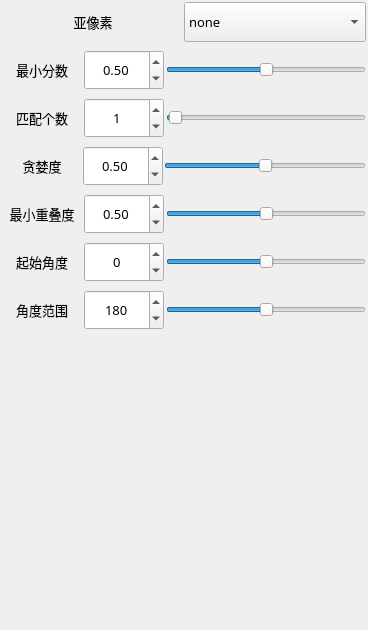
       <widget class="QWidget" name="tab_2">
        <attribute name="title">
         <string>匹配参数</string>
        </attribute>
        <layout class="QVBoxLayout" name="verticalLayout_4" stretch="0,4">
         <property name="spacing">
          <number>0</number>
         </property>
         <property name="leftMargin">
          <number>0</number>
         </property>
         <property name="topMargin">
          <number>0</number>
         </property>
         <property name="rightMargin">
          <number>0</number>
         </property>
         <property name="bottomMargin">
          <number>0</number>
         </property>
         <item>
          <widget class="QWidget" name="groupC4_3" native="true">
           <property name="minimumSize">
            <size>
             <width>0</width>
             <height>130</height>
            </size>
           </property>
           <property name="font">
            <font>
             <family>微软雅黑</family>
             <pointsize>10</pointsize>
            </font>
           </property>
           <layout class="QGridLayout" name="gridLayout_3">
            <property name="leftMargin">
             <number>0</number>
            </property>
            <property name="topMargin">
             <number>0</number>
            </property>
            <property name="rightMargin">
             <number>0</number>
            </property>
            <property name="bottomMargin">
             <number>4</number>
            </property>
            <property name="horizontalSpacing">
             <number>0</number>
            </property>
            <property name="verticalSpacing">
             <number>4</number>
            </property>
            <item row="1" column="0">
             <layout class="QHBoxLayout" name="horizontalLayout_15" stretch="1,1,4">
              <property name="spacing">
               <number>2</number>
              </property>
              <property name="leftMargin">
               <number>2</number>
              </property>
              <property name="topMargin">
               <number>2</number>
              </property>
              <property name="rightMargin">
               <number>2</number>
              </property>
              <property name="bottomMargin">
               <number>2</number>
              </property>
              <item>
               <widget class="QLabel" name="label_15">
                <property name="minimumSize">
                 <size>
                  <width>80</width>
                  <height>40</height>
                 </size>
                </property>
                <property name="text">
                 <string>最小分数</string>
                </property>
                <property name="alignment">
                 <set>Qt::AlignCenter</set>
                </property>
               </widget>
              </item>
              <item>
               <widget class="QDoubleSpinBox" name="spBx_FindMinScore">
                <property name="sizePolicy">
                 <sizepolicy hsizetype="Preferred" vsizetype="Fixed">
                  <horstretch>0</horstretch>
                  <verstretch>0</verstretch>
                 </sizepolicy>
                </property>
                <property name="minimumSize">
                 <size>
                  <width>80</width>
                  <height>40</height>
                 </size>
                </property>
                <property name="alignment">
                 <set>Qt::AlignCenter</set>
                </property>
                <property name="singleStep">
                 <double>0.100000000000000</double>
                </property>
                <property name="value">
                 <double>0.500000000000000</double>
                </property>
               </widget>
              </item>
              <item>
               <widget class="QSlider" name="hSlider_MinScore">
                <property name="sizePolicy">
                 <sizepolicy hsizetype="Preferred" vsizetype="Fixed">
                  <horstretch>0</horstretch>
                  <verstretch>0</verstretch>
                 </sizepolicy>
                </property>
                <property name="minimumSize">
                 <size>
                  <width>200</width>
                  <height>40</height>
                 </size>
                </property>
                <property name="maximum">
                 <number>100</number>
                </property>
                <property name="value">
                 <number>50</number>
                </property>
                <property name="orientation">
                 <enum>Qt::Horizontal</enum>
                </property>
               </widget>
              </item>
             </layout>
            </item>
            <item row="0" column="0">
             <layout class="QHBoxLayout" name="horizontalLayout_16" stretch="0,0">
              <property name="spacing">
               <number>0</number>
              </property>
              <property name="leftMargin">
               <number>2</number>
              </property>
              <property name="topMargin">
               <number>2</number>
              </property>
              <property name="rightMargin">
               <number>2</number>
              </property>
              <property name="bottomMargin">
               <number>2</number>
              </property>
              <item>
               <widget class="QLabel" name="label_24">
                <property name="minimumSize">
                 <size>
                  <width>80</width>
                  <height>40</height>
                 </size>
                </property>
                <property name="font">
                 <font>
                  <family>微软雅黑</family>
                  <pointsize>10</pointsize>
                 </font>
                </property>
                <property name="text">
                 <string>亚像素</string>
                </property>
                <property name="alignment">
                 <set>Qt::AlignCenter</set>
                </property>
               </widget>
              </item>
              <item>
               <widget class="QComboBox" name="cbx_SubPixType">
                <property name="minimumSize">
                 <size>
                  <width>100</width>
                  <height>40</height>
                 </size>
                </property>
                <property name="font">
                 <font>
                  <family>微软雅黑</family>
                  <pointsize>10</pointsize>
                 </font>
                </property>
                <item>
                 <property name="text">
                  <string>none</string>
                 </property>
                </item>
                <item>
                 <property name="text">
                  <string>interpolation</string>
                 </property>
                </item>
                <item>
                 <property name="text">
                  <string>least_squares</string>
                 </property>
                </item>
                <item>
                 <property name="text">
                  <string>least_squares_high</string>
                 </property>
                </item>
                <item>
                 <property name="text">
                  <string>least_squares_very_high</string>
                 </property>
                </item>
               </widget>
              </item>
             </layout>
            </item>
            <item row="3" column="0">
             <layout class="QHBoxLayout" name="horizontalLayout_17" stretch="1,1,4">
              <property name="spacing">
               <number>1</number>
              </property>
              <property name="leftMargin">
               <number>2</number>
              </property>
              <property name="topMargin">
               <number>2</number>
              </property>
              <property name="rightMargin">
               <number>2</number>
              </property>
              <property name="bottomMargin">
               <number>2</number>
              </property>
              <item>
               <widget class="QLabel" name="label_17">
                <property name="minimumSize">
                 <size>
                  <width>80</width>
                  <height>40</height>
                 </size>
                </property>
                <property name="text">
                 <string>贪婪度</string>
                </property>
                <property name="alignment">
                 <set>Qt::AlignCenter</set>
                </property>
               </widget>
              </item>
              <item>
               <widget class="QDoubleSpinBox" name="spBx_FindGreedy">
                <property name="sizePolicy">
                 <sizepolicy hsizetype="Preferred" vsizetype="Fixed">
                  <horstretch>0</horstretch>
                  <verstretch>0</verstretch>
                 </sizepolicy>
                </property>
                <property name="minimumSize">
                 <size>
                  <width>80</width>
                  <height>40</height>
                 </size>
                </property>
                <property name="alignment">
                 <set>Qt::AlignCenter</set>
                </property>
                <property name="singleStep">
                 <double>0.100000000000000</double>
                </property>
                <property name="value">
                 <double>0.500000000000000</double>
                </property>
               </widget>
              </item>
              <item>
               <widget class="QSlider" name="hSliderGreedy">
                <property name="sizePolicy">
                 <sizepolicy hsizetype="Preferred" vsizetype="Fixed">
                  <horstretch>0</horstretch>
                  <verstretch>0</verstretch>
                 </sizepolicy>
                </property>
                <property name="minimumSize">
                 <size>
                  <width>200</width>
                  <height>40</height>
                 </size>
                </property>
                <property name="maximum">
                 <number>100</number>
                </property>
                <property name="value">
                 <number>50</number>
                </property>
                <property name="orientation">
                 <enum>Qt::Horizontal</enum>
                </property>
               </widget>
              </item>
             </layout>
            </item>
            <item row="2" column="0">
             <layout class="QHBoxLayout" name="horizontalLayout_18" stretch="1,1,4">
              <property name="spacing">
               <number>2</number>
              </property>
              <property name="leftMargin">
               <number>2</number>
              </property>
              <property name="topMargin">
               <number>2</number>
              </property>
              <property name="rightMargin">
               <number>2</number>
              </property>
              <property name="bottomMargin">
               <number>2</number>
              </property>
              <item>
               <widget class="QLabel" name="label_19">
                <property name="minimumSize">
                 <size>
                  <width>80</width>
                  <height>40</height>
                 </size>
                </property>
                <property name="text">
                 <string>匹配个数</string>
                </property>
                <property name="alignment">
                 <set>Qt::AlignCenter</set>
                </property>
               </widget>
              </item>
              <item>
               <widget class="QSpinBox" name="spBx_FindMinNumber">
                <property name="sizePolicy">
                 <sizepolicy hsizetype="Preferred" vsizetype="Fixed">
                  <horstretch>0</horstretch>
                  <verstretch>0</verstretch>
                 </sizepolicy>
                </property>
                <property name="minimumSize">
                 <size>
                  <width>80</width>
                  <height>40</height>
                 </size>
                </property>
                <property name="alignment">
                 <set>Qt::AlignCenter</set>
                </property>
                <property name="value">
                 <number>1</number>
                </property>
               </widget>
              </item>
              <item>
               <widget class="QSlider" name="horizontalSlider_9">
                <property name="sizePolicy">
                 <sizepolicy hsizetype="Preferred" vsizetype="Fixed">
                  <horstretch>0</horstretch>
                  <verstretch>0</verstretch>
                 </sizepolicy>
                </property>
                <property name="minimumSize">
                 <size>
                  <width>200</width>
                  <height>40</height>
                 </size>
                </property>
                <property name="maximum">
                 <number>100</number>
                </property>
                <property name="value">
                 <number>1</number>
                </property>
                <property name="orientation">
                 <enum>Qt::Horizontal</enum>
                </property>
               </widget>
              </item>
             </layout>
            </item>
            <item row="4" column="0">
             <layout class="QHBoxLayout" name="horizontalLayout_19" stretch="1,1,4">
              <property name="spacing">
               <number>2</number>
              </property>
              <property name="leftMargin">
               <number>2</number>
              </property>
              <property name="topMargin">
               <number>2</number>
              </property>
              <property name="rightMargin">
               <number>2</number>
              </property>
              <property name="bottomMargin">
               <number>2</number>
              </property>
              <item>
               <widget class="QLabel" name="label_22">
                <property name="minimumSize">
                 <size>
                  <width>80</width>
                  <height>40</height>
                 </size>
                </property>
                <property name="text">
                 <string>最小重叠度</string>
                </property>
                <property name="alignment">
                 <set>Qt::AlignCenter</set>
                </property>
               </widget>
              </item>
              <item>
               <widget class="QDoubleSpinBox" name="spBx_FindMinOverLap">
                <property name="sizePolicy">
                 <sizepolicy hsizetype="Preferred" vsizetype="Fixed">
                  <horstretch>0</horstretch>
                  <verstretch>0</verstretch>
                 </sizepolicy>
                </property>
                <property name="minimumSize">
                 <size>
                  <width>80</width>
                  <height>40</height>
                 </size>
                </property>
                <property name="alignment">
                 <set>Qt::AlignCenter</set>
                </property>
                <property name="singleStep">
                 <double>0.100000000000000</double>
                </property>
                <property name="value">
                 <double>0.500000000000000</double>
                </property>
               </widget>
              </item>
              <item>
               <widget class="QSlider" name="hSliderMinOverLap">
                <property name="sizePolicy">
                 <sizepolicy hsizetype="Preferred" vsizetype="Fixed">
                  <horstretch>0</horstretch>
                  <verstretch>0</verstretch>
                 </sizepolicy>
                </property>
                <property name="minimumSize">
                 <size>
                  <width>200</width>
                  <height>40</height>
                 </size>
                </property>
                <property name="maximum">
                 <number>100</number>
                </property>
                <property name="value">
                 <number>50</number>
                </property>
                <property name="orientation">
                 <enum>Qt::Horizontal</enum>
                </property>
               </widget>
              </item>
             </layout>
            </item>
            <item row="5" column="0">
             <layout class="QHBoxLayout" name="horizontalLayout_20" stretch="1,1,4">
              <property name="spacing">
               <number>2</number>
              </property>
              <property name="leftMargin">
               <number>2</number>
              </property>
              <property name="topMargin">
               <number>2</number>
              </property>
              <property name="rightMargin">
               <number>2</number>
              </property>
              <property name="bottomMargin">
               <number>2</number>
              </property>
              <item>
               <widget class="QLabel" name="label_26">
                <property name="minimumSize">
                 <size>
                  <width>80</width>
                  <height>40</height>
                 </size>
                </property>
                <property name="text">
                 <string>起始角度</string>
                </property>
                <property name="alignment">
                 <set>Qt::AlignCenter</set>
                </property>
               </widget>
              </item>
              <item>
               <widget class="QSpinBox" name="spBx_FindAngleStart">
                <property name="sizePolicy">
                 <sizepolicy hsizetype="Preferred" vsizetype="Fixed">
                  <horstretch>0</horstretch>
                  <verstretch>0</verstretch>
                 </sizepolicy>
                </property>
                <property name="minimumSize">
                 <size>
                  <width>80</width>
                  <height>40</height>
                 </size>
                </property>
                <property name="alignment">
                 <set>Qt::AlignCenter</set>
                </property>
                <property name="minimum">
                 <number>-180</number>
                </property>
                <property name="maximum">
                 <number>180</number>
                </property>
               </widget>
              </item>
              <item>
               <widget class="QSlider" name="horizontalSlider_11">
                <property name="sizePolicy">
                 <sizepolicy hsizetype="Preferred" vsizetype="Fixed">
                  <horstretch>0</horstretch>
                  <verstretch>0</verstretch>
                 </sizepolicy>
                </property>
                <property name="minimumSize">
                 <size>
                  <width>200</width>
                  <height>40</height>
                 </size>
                </property>
                <property name="minimum">
                 <number>-180</number>
                </property>
                <property name="maximum">
                 <number>180</number>
                </property>
                <property name="orientation">
                 <enum>Qt::Horizontal</enum>
                </property>
               </widget>
              </item>
             </layout>
            </item>
            <item row="6" column="0">
             <layout class="QHBoxLayout" name="horizontalLayout_21" stretch="1,1,4">
              <property name="spacing">
               <number>2</number>
              </property>
              <property name="leftMargin">
               <number>2</number>
              </property>
              <property name="topMargin">
               <number>2</number>
              </property>
              <property name="rightMargin">
               <number>2</number>
              </property>
              <property name="bottomMargin">
               <number>2</number>
              </property>
              <item>
               <widget class="QLabel" name="label_28">
                <property name="minimumSize">
                 <size>
                  <width>80</width>
                  <height>40</height>
                 </size>
                </property>
                <property name="text">
                 <string>角度范围</string>
                </property>
                <property name="alignment">
                 <set>Qt::AlignCenter</set>
                </property>
               </widget>
              </item>
              <item>
               <widget class="QSpinBox" name="spBx_FindAngleRangle">
                <property name="sizePolicy">
                 <sizepolicy hsizetype="Preferred" vsizetype="Fixed">
                  <horstretch>0</horstretch>
                  <verstretch>0</verstretch>
                 </sizepolicy>
                </property>
                <property name="minimumSize">
                 <size>
                  <width>80</width>
                  <height>40</height>
                 </size>
                </property>
                <property name="alignment">
                 <set>Qt::AlignCenter</set>
                </property>
                <property name="minimum">
                 <number>-360</number>
                </property>
                <property name="maximum">
                 <number>360</number>
                </property>
                <property name="value">
                 <number>180</number>
                </property>
               </widget>
              </item>
              <item>
               <widget class="QSlider" name="horizontalSlider_12">
                <property name="sizePolicy">
                 <sizepolicy hsizetype="Preferred" vsizetype="Fixed">
                  <horstretch>0</horstretch>
                  <verstretch>0</verstretch>
                 </sizepolicy>
                </property>
                <property name="minimumSize">
                 <size>
                  <width>200</width>
                  <height>40</height>
                 </size>
                </property>
                <property name="minimum">
                 <number>0</number>
                </property>
                <property name="maximum">
                 <number>360</number>
                </property>
                <property name="value">
                 <number>180</number>
                </property>
                <property name="orientation">
                 <enum>Qt::Horizontal</enum>
                </property>
               </widget>
              </item>
             </layout>
            </item>
           </layout>
          </widget>
         </item>
         <item>
          <widget class="QWidget" name="widget_3" native="true">
           <layout class="QGridLayout" name="gridLayout_6">
            <property name="leftMargin">
             <number>0</number>
            </property>
            <property name="topMargin">
             <number>0</number>
            </property>
            <property name="rightMargin">
             <number>0</number>
            </property>
            <property name="bottomMargin">
             <number>0</number>
            </property>
            <property name="spacing">
             <number>0</number>
            </property>
            <item row="0" column="0">
             <spacer name="verticalSpacer_4">
              <property name="orientation">
               <enum>Qt::Vertical</enum>
              </property>
              <property name="sizeHint" stdset="0">
               <size>
                <width>20</width>
                <height>294</height>
               </size>
              </property>
             </spacer>
            </item>
           </layout>
          </widget>
         </item>
        </layout>
       </widget>
